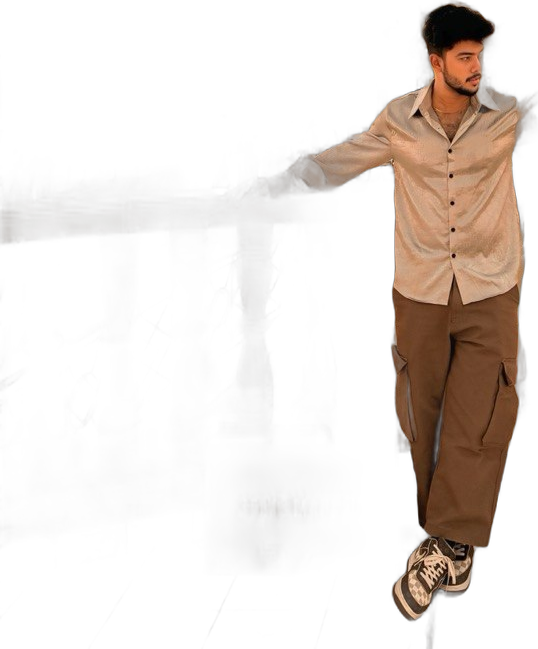
#> input picture .work/c_isnet-general-use.png, 538 x 649 px, found by its file name
$ python clean.py
#> lines starting #> are read from the running program, lines starting #| are printed output that depends on the picture; after the words box and inside, x2 and y2 are one past the last pixel; in counts of white or black regions, pixels touching at a corner belong together
import numpy as np
from PIL import Image
from scipy import ndimage

im = Image.open('/app/.work/c_isnet-general-use.png').convert('RGBA')
#> im is the input picture: PIL image 538x649 RGBA; mean R, G, B, A 27.1, 19.1, 13.7, 47.8
a = np.array(im)
al = a[..., 3].astype(np.float32)
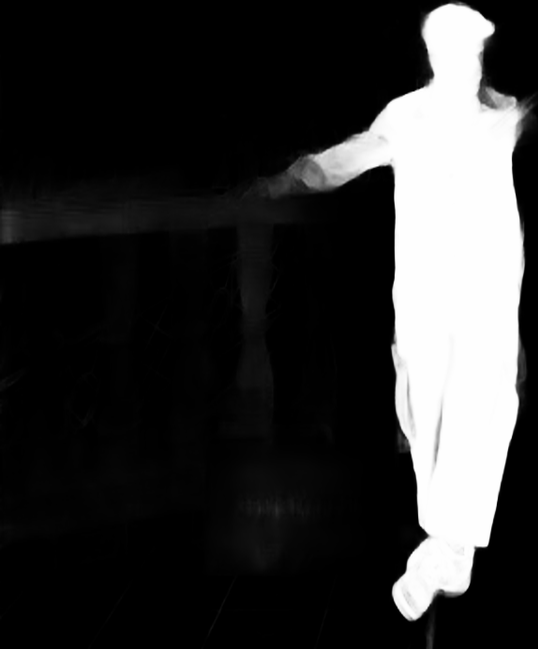
#> al: shape (649, 538) float32; min 0, max 255, mean 47.8

# hard threshold then keep largest connected blob (drops ghosted railing)
mask = (al > 160)
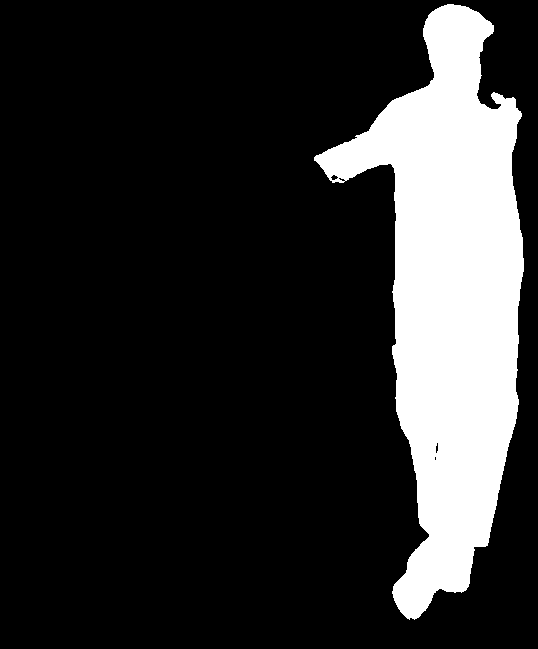
#> mask: shape (649, 538) bool; 17.9% white; 1 white region, box (x1, y1, x2, y2) and area: (314, 4, 524, 620) 62528
lab, n = ndimage.label(mask)
#> n = 1
if n:
    sizes = ndimage.sum(mask, lab, range(1, n + 1))
#> sizes = [62528]
    keep = (np.argmax(sizes) + 1)
#> keep = 1
    mask = lab == keep

mask = ndimage.binary_closing(mask, np.ones((5, 5)))
#> mask: shape (649, 538) bool; 17.9% white; 1 white region, box (x1, y1, x2, y2) and area: (314, 4, 524, 620) 62614
mask = ndimage.binary_fill_holes(mask)
soft = ndimage.gaussian_filter(mask.astype(np.float32), 1.2)
a[..., 3] = np.clip(soft * 255, 0, 255).astype(np.uint8)
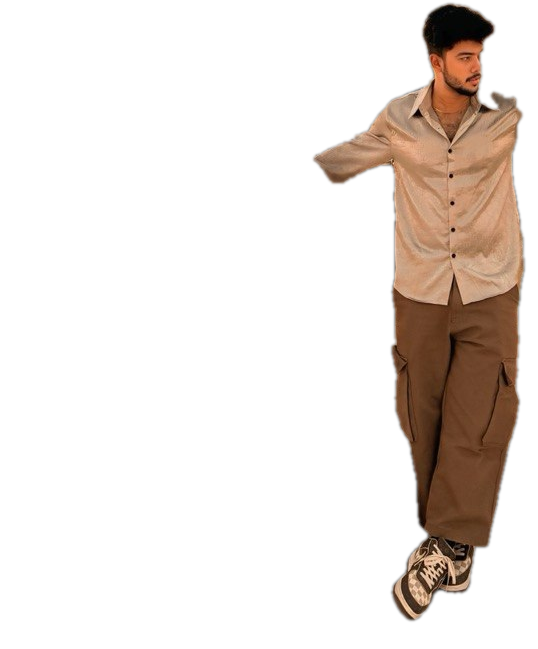
#> a: shape (649, 538, 4); mean R, G, B, A 27.1, 19.1, 13.7, 45.7; transparent parts drawn white

out = Image.fromarray(a)
bbox = out.getchannel('A').point(lambda p: 255 if p > 20 else 0).getbbox()
#> bbox = (312, 2, 526, 622)
out = out.crop(bbox)
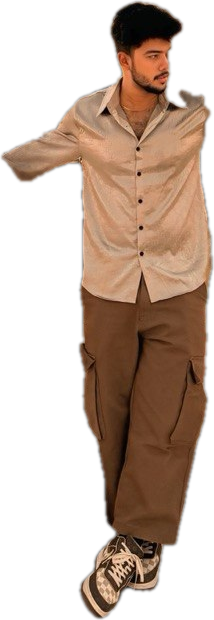
#> out: PIL image 214x620 RGBA; mean R, G, B, A 68.1, 48.1, 34.8, 120.3; transparent parts drawn white
out.save('/app/.work/clean.png')
bg = Image.new('RGB', out.size, (244, 248, 255))
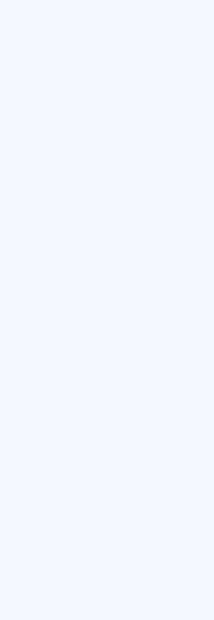
#> bg: PIL image 214x620 RGB; mean R, G, B 244, 248, 255
bg.paste(out, (0, 0), out)
bg.save('/app/.work/clean_prev.jpg', quality=72)
print('clean', out.size)
#| clean (214, 620)

$ run again, with .work/c_u2net.png copied over .work/c_isnet-general-use.png
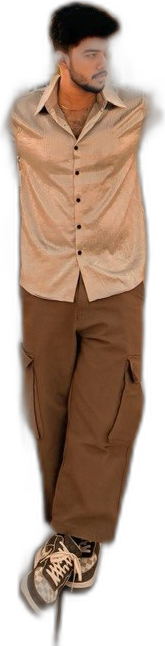
#> input picture .work/c_u2net.png, 165 x 646 px, found by its file name
#> im is the input picture: PIL image 165x646 RGBA; mean R, G, B, A 79.4, 56, 40.4, 143.1
#> `lab, n = ndimage.label(mask)`:
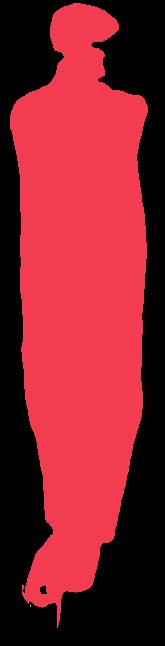
#> lab: shape (646, 165) int32; 3 distinct labels, from 0 to 2; one colour per label, 0 black
#> n = 2
#> sizes = [58872, 2]
#> keep = 1
#> bbox = (8, 1, 150, 629)
#> `out = out.crop(bbox)`:
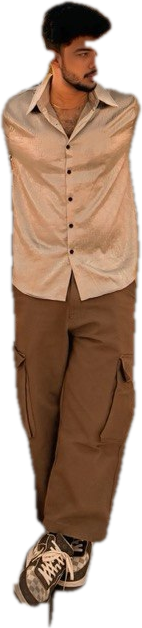
#> out: PIL image 142x628 RGBA; mean R, G, B, A 94.5, 66.7, 48.1, 168.5; transparent parts drawn white
#| clean (142, 628)
